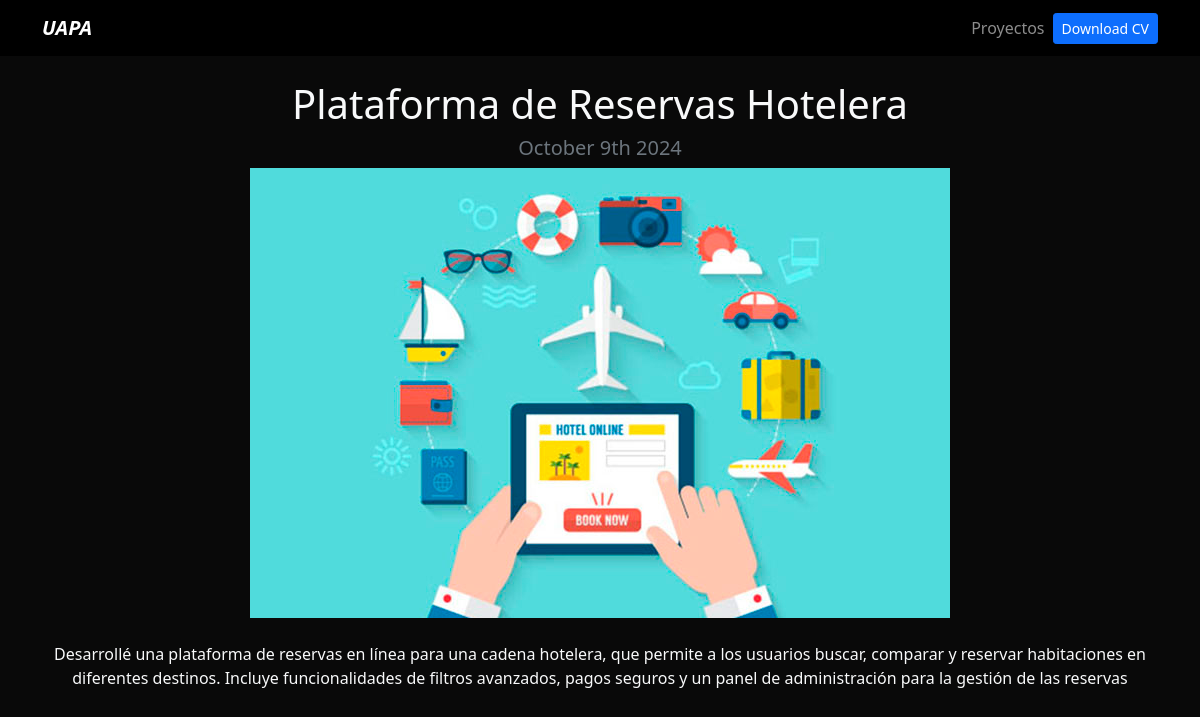
The page /blog/1 on the database its author committed.
### blog/models.py (models this page shows, shortened)
class Post(models.Model):
    title = models.CharField(max_length=100)
    description = models.TextField()
    image = models.ImageField(upload_to="blog/images")
    date = models.DateField(default=datetime.date.today)

### blog/views.py (the view)
# urls.py: path("<int:post_id>", views.post_detail, name="post_detail"),
def post_detail(request, post_id):
    post = get_object_or_404(Post, pk=post_id)
    return render(request, "post_detail.html", {"post": post})

### blog/templates/post_detail.html
{% extends 'layout.html' %}
{% block content %}
<div class="text-center">
  <h1>{{post.title}}</h1>
  <h2 class="my-2 h5 text-muted">{{post.date|date:'F jS Y'}}</h2>
  <img src="{{post.image.url}}" alt="{{post.title}}" class="img-fluid">
  <div class="my-4">
  {{post.description|safe}}
  </div>
</div>
{% endblock %}

### portfolio/templates/layout.html (shortened to what this page needs)
{% load static %}
<!DOCTYPE html>
<html lang="en">
<head>
  <link href="https://cdn.jsdelivr.net/npm/bootstrap@5.1.3/dist/css/bootstrap.min.css" rel="stylesheet"
>
    <link rel="stylesheet" href="{% static 'main.css' %}">
</head>
<body class="text-light">
  {% include 'partials/navbar.html' %}
  <div class="container p-4">
    {% block content %}
    {% endblock %}
  </div>
</body>
</html>

### portfolio/templates/partials/navbar.html (shortened to what this page needs)
{% load static %}
<nav class="navbar navbar-expand-lg navbar-dark bg-black">
  <div class="container">
    <a class="navbar-brand fw-bold fst-italic" href="/">UAPA</a>
    <div class="collapse navbar-collapse" id="navbarNav">
      <ul class="navbar-nav ms-auto">
        <li class="nav-item">
          <a class="nav-link" href="{% url 'blog:posts' %}">Proyectos</a>
        </li>
        <li class="nav-item d-flex align-items-center">
          <a class="btn btn-primary btn-sm" href="{% static 'portfolio/cv.pdf' %}" target="_blank">Download CV</a>
        </li>
      </ul>
    </div>
  </div>
</nav>

### portfolio/static/main.css (style rules this page uses)
body { background: #090909; }
.bg-black { background: #000; }

### rows shown on the page
Post: title "Plataforma de Reservas Hotelera", date "October 9th 2024", image (picture), description "Desarrollé una plataforma de reservas en línea para una cadena hotelera, que permite a los usuarios buscar, comparar y reservar habitaciones en diferentes destinos. Incluye funcionalidades de filtros avanzados, pagos seguros y un panel de administración para la gestión de las reservas"
